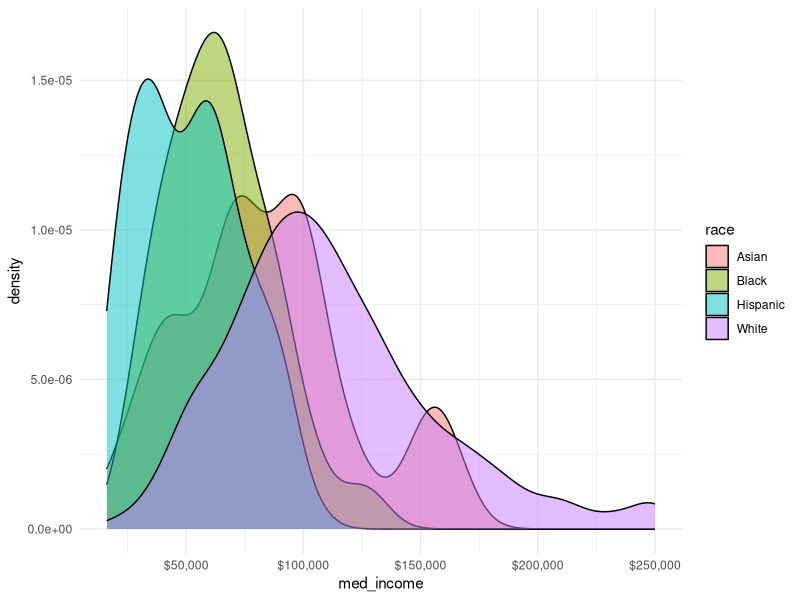

The R source for this figure:
## ---- chunk 1
#| message: FALSE
#| label: setup

library(tidyverse)

## ---- chunk 2
#| message: FALSE
#| label: readin

x <- read_csv(file = "data/mass-tracts.csv", show_col_types = FALSE)
## ---- chunk 3
#| message: FALSE
#| label: plot

x |> ggplot(aes(x = med_income)) + geom_density(alpha = 0.5, aes(fill = race)) + theme_minimal() + scale_x_continuous(labels = scales::dollar_format())
